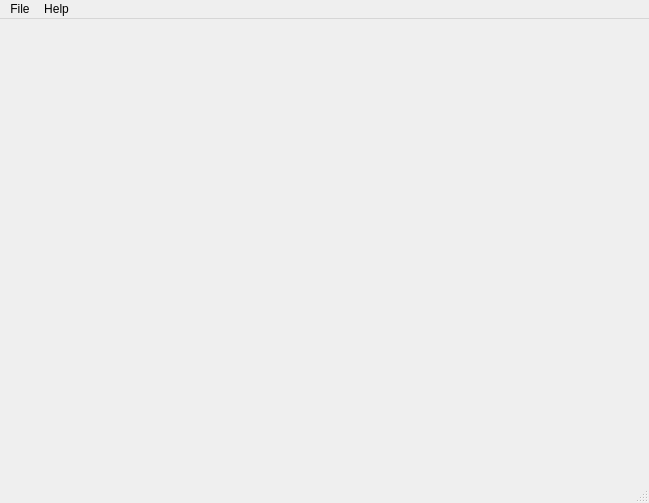
<?xml version="1.0" encoding="UTF-8"?>
<ui version="4.0">
 <class>MainWindow</class>
 <widget class="QMainWindow" name="MainWindow">
  <property name="geometry">
   <rect>
    <x>0</x>
    <y>0</y>
    <width>649</width>
    <height>503</height>
   </rect>
  </property>
  <property name="windowTitle">
   <string>CSGWizard</string>
  </property>
  <widget class="QWidget" name="centralWidget"/>
  <widget class="QMenuBar" name="menuBar">
   <property name="geometry">
    <rect>
     <x>0</x>
     <y>0</y>
     <width>649</width>
     <height>21</height>
    </rect>
   </property>
   <widget class="QMenu" name="menuFile">
    <property name="title">
     <string>File</string>
    </property>
    <addaction name="actionLoad_mesh"/>
   </widget>
   <widget class="QMenu" name="menuHelp">
    <property name="title">
     <string>Help</string>
    </property>
    <addaction name="actionAbout"/>
   </widget>
   <addaction name="menuFile"/>
   <addaction name="menuHelp"/>
  </widget>
  <widget class="QStatusBar" name="statusBar"/>
  <action name="actionLoad_mesh">
   <property name="text">
    <string>Load mesh</string>
   </property>
  </action>
  <action name="actionAbout">
   <property name="text">
    <string>About</string>
   </property>
  </action>
 </widget>
 <layoutdefault spacing="6" margin="11"/>
 <resources/>
 <connections/>
</ui>
